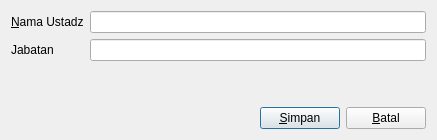
<?xml version="1.0" encoding="UTF-8"?>
<ui version="4.0">
 <class>TeacherEditor</class>
 <widget class="QDialog" name="TeacherEditor">
  <property name="geometry">
   <rect>
    <x>0</x>
    <y>0</y>
    <width>437</width>
    <height>140</height>
   </rect>
  </property>
  <property name="windowTitle">
   <string>Dialog</string>
  </property>
  <layout class="QVBoxLayout" name="verticalLayout">
   <item>
    <layout class="QFormLayout" name="formLayout">
     <item row="0" column="0">
      <widget class="QLabel" name="label">
       <property name="text">
        <string>&amp;Nama Ustadz</string>
       </property>
       <property name="buddy">
        <cstring>nameEdit</cstring>
       </property>
      </widget>
     </item>
     <item row="0" column="1">
      <widget class="QLineEdit" name="nameEdit"/>
     </item>
     <item row="1" column="0">
      <widget class="QLabel" name="label_2">
       <property name="text">
        <string>Jabatan</string>
       </property>
       <property name="buddy">
        <cstring>descriptionEdit</cstring>
       </property>
      </widget>
     </item>
     <item row="1" column="1">
      <widget class="QLineEdit" name="descriptionEdit"/>
     </item>
    </layout>
   </item>
   <item>
    <layout class="QHBoxLayout" name="horizontalLayout">
     <item>
      <spacer name="horizontalSpacer">
       <property name="orientation">
        <enum>Qt::Horizontal</enum>
       </property>
       <property name="sizeHint" stdset="0">
        <size>
         <width>40</width>
         <height>20</height>
        </size>
       </property>
      </spacer>
     </item>
     <item>
      <widget class="QPushButton" name="saveButton">
       <property name="text">
        <string>&amp;Simpan</string>
       </property>
      </widget>
     </item>
     <item>
      <widget class="QPushButton" name="cancelButton">
       <property name="text">
        <string>&amp;Batal</string>
       </property>
      </widget>
     </item>
    </layout>
   </item>
  </layout>
 </widget>
 <tabstops>
  <tabstop>nameEdit</tabstop>
  <tabstop>descriptionEdit</tabstop>
  <tabstop>saveButton</tabstop>
  <tabstop>cancelButton</tabstop>
 </tabstops>
 <resources/>
 <connections/>
</ui>
